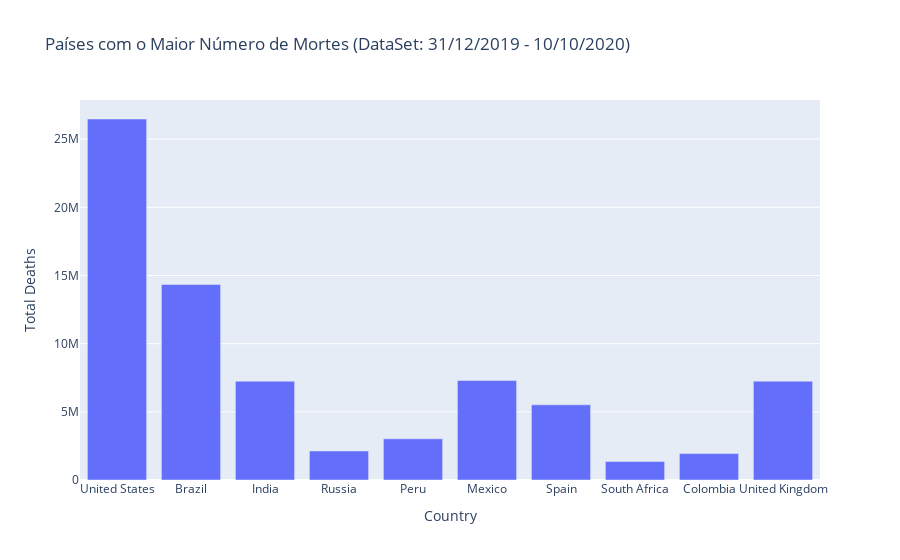

Notebook code for this chart:
### Code cell
figure2  = px.bar(data,y='Total Deaths', x = 'Country', title = 'Países com o Maior Número de Mortes (DataSet: 31/12/2019 - 10/10/2020)')
figure2.show()

### Figure 1 — Plotly figure (JSON) as saved in the notebook; plotly's stock layout.template omitted (floating-point values rounded to 4 significant figures)
{"data": [{"alignmentgroup": "True", "hovertemplate": "Country=%{x}<br>Total Deaths=%{y}<extra></extra>", "legendgroup": "", "marker": {"color": "#636efa", "pattern": {"shape": ""}}, "name": "", "offsetgroup": "", "orientation": "v", "showlegend": false, "textposition": "auto", "type": "bar", "x": ["United States", "Brazil", "India", "Russia", "Peru", "Mexico", "Spain", "South Africa", "Colombia", "United Kingdom"], "xaxis": "x", "y": [26477574, 14340567, 7247327, 2131571, 3020038, 7295850, 5510624, 1357682, 1936134, 7249573], "yaxis": "y"}], "layout": {"barmode": "relative", "legend": {"tracegroupgap": 0}, "title": {"text": "Países com o Maior Número de Mortes (DataSet: 31/12/2019 - 10/10/2020)"}, "xaxis": {"anchor": "y", "domain": [0, 1], "title": {"text": "Country"}}, "yaxis": {"anchor": "x", "domain": [0, 1], "title": {"text": "Total Deaths"}}}}
